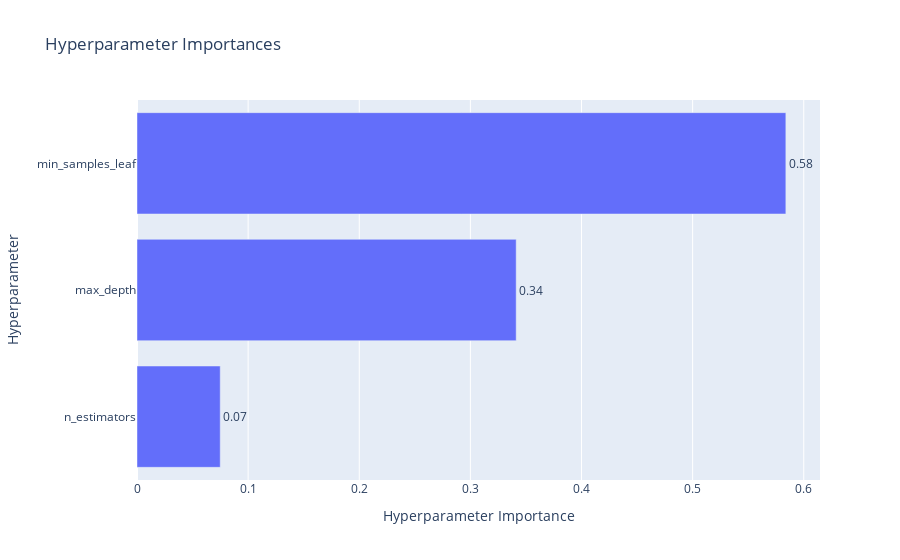

Notebook source saved alongside this figure:
### Code cell
optuna.visualization.plot_param_importances(study, target_name="f1_score")

### Figure 1 — Plotly figure (JSON) as saved in the notebook; plotly's stock layout.template omitted (floating-point values rounded to 4 significant figures)
{"data": [{"cliponaxis": false, "hovertemplate": ["n_estimators (IntDistribution): 0.0748929946161386<extra></extra>", "max_depth (IntDistribution): 0.34121722558243983<extra></extra>", "min_samples_leaf (IntDistribution): 0.5838897798014216<extra></extra>"], "name": "f1_score", "orientation": "h", "text": ["0.07", "0.34", "0.58"], "textposition": "outside", "type": "bar", "x": [0.07489, 0.3412, 0.5839], "y": ["n_estimators", "max_depth", "min_samples_leaf"]}], "layout": {"title": {"text": "Hyperparameter Importances"}, "xaxis": {"title": {"text": "Hyperparameter Importance"}}, "yaxis": {"title": {"text": "Hyperparameter"}}}}
